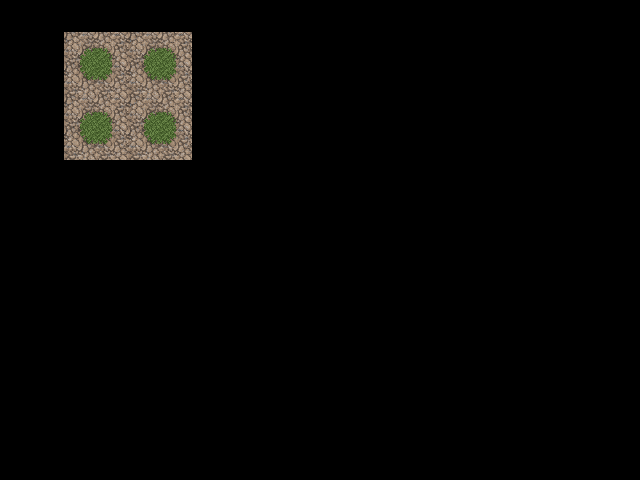

Rendered tile map (Tiled .tmx) drawn with the repository's tilesets; below, a short description and the full map source, tile grids included:
An orthogonal 20x15 tile map with 32x32 px tiles, 1 tile layer (Tile Layer 1), 2 tilesets.

<map version="1.5" tiledversion="2021.03.23" orientation="orthogonal" renderorder="right-down" width="20" height="15" tilewidth="32" tileheight="32" infinite="0" nextlayerid="2" nextobjectid="1">
 <tileset firstgid="1" name="TilesetCollectionImages" tilewidth="155" tileheight="102" tilecount="3" columns="0">
  <grid orientation="orthogonal" width="1" height="1" />
  <tile id="0">
   <image width="99" height="102" source="images/firstImage.png" />
  </tile>
  <tile id="1">
   <image width="104" height="68" source="images/secondImage.png" />
  </tile>
  <tile id="2">
   <image width="155" height="94" source="images/thirdImage.png" />
  </tile>
 </tileset>
 <tileset firstgid="4" name="grass" tilewidth="32" tileheight="32" tilecount="70" columns="10">
  <image source="images/grass.png" width="320" height="224" />
  <wangsets>
   <wangset name="Unnamed Set" type="corner" tile="-1">
    <wangcolor name="SomeThing" color="#ff0000" tile="-1" probability="1" />
    <wangcolor name="" color="#00ff00" tile="-1" probability="1" />
    <wangtile tileid="18" wangid="0,1,0,0,0,1,0,1" />
    <wangtile tileid="19" wangid="0,1,0,1,0,0,0,1" />
    <wangtile tileid="28" wangid="0,0,0,1,0,1,0,1" />
    <wangtile tileid="29" wangid="0,1,0,1,0,1,0,0" />
   </wangset>
  </wangsets>
 </tileset>
 <layer id="1" name="Tile Layer 1" width="20" height="15">
  <data encoding="csv">
0,0,0,0,0,0,0,0,0,0,0,0,0,0,0,0,0,0,0,0,
0,0,22,23,22,23,0,0,0,0,0,0,0,0,0,0,0,0,0,0,
0,0,32,33,32,33,0,0,0,0,0,0,0,0,0,0,0,0,0,0,
0,0,22,23,22,23,0,0,0,0,0,0,0,0,0,0,0,0,0,0,
0,0,32,33,32,33,0,0,0,0,0,0,0,0,0,0,0,0,0,0,
0,0,0,0,0,0,0,0,0,0,0,0,0,0,0,0,0,0,0,0,
0,0,0,0,0,0,0,0,0,0,0,0,0,0,0,0,0,0,0,0,
0,0,0,0,0,0,0,0,0,0,0,0,0,0,0,0,0,0,0,0,
0,0,0,0,0,0,0,0,0,0,0,0,0,0,0,0,0,0,0,0,
0,0,0,0,0,0,0,0,0,0,0,0,0,0,0,0,0,0,0,0,
0,0,0,0,0,0,0,0,0,0,0,0,0,0,0,0,0,0,0,0,
0,0,0,0,0,0,0,0,0,0,0,0,0,0,0,0,0,0,0,0,
0,0,0,0,0,0,0,0,0,0,0,0,0,0,0,0,0,0,0,0,
0,0,0,0,0,0,0,0,0,0,0,0,0,0,0,0,0,0,0,0,
0,0,0,0,0,0,0,0,0,0,0,0,0,0,0,0,0,0,0,0
</data>
 </layer>
</map>
